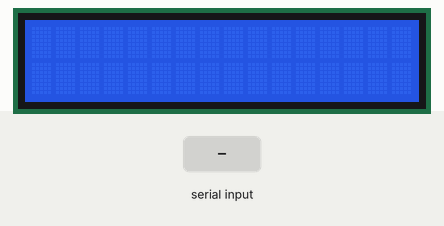
Bench run of a sketch on a simulated Arduino Uno, built with avr-gcc and run on an emulated ATmega328P. Parts: 16×2 character LCD. The test bench sets the inputs (shaded band).

Above: at 1.6 s.
1.7 s: "1" received over Serial
At 4.3 s:
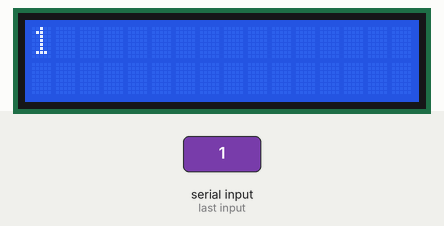
4.6 s: "0" received over Serial
At 6.5 s:
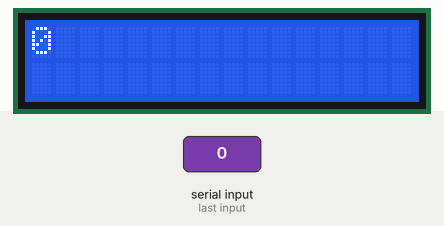
7.1 s: "2" received over Serial
At 8.5 s:
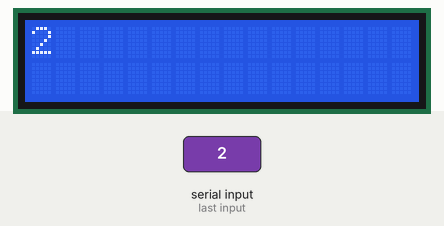
Timing chart, 0 to 10.1 s (numbered marks = the images above; inputs shaded):
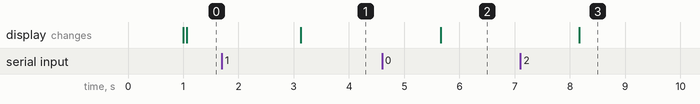

Measured:
- after the input at 1.7 s, the display: changes after 1.4 s (image 1)
- after the input at 4.6 s, the display: changes after 1.1 s (image 2)
- after the input at 7.1 s, the display: changes after 1.1 s (image 3)

The sketch:

color_sensor_and_display_only_secondary_display.ino
```cpp
#include <Wire.h>
#include <LiquidCrystal_I2C.h>
LiquidCrystal_I2C lcd(0x27,16,2);
char matrix_display[10];
void setup() {
  // put your setup code here, to run once:
    Serial.begin(9600);
}

void loop() {
  // put your main code here, to run repeatedly:
    Serial.readBytes(matrix_display,5);
    lcd.init();
    lcd.backlight();
    lcd.setCursor(0,0);
    lcd.print(matrix_display);
//    lcd.print("MATRIX:-");
//    lcd.setCursor(0,1);
//    for(int i=0;i<4;i++){
//      lcd.setCursor(i+4,1);
//      lcd.print(matrix_display[i]);
//    }]
delay(1000);

}
```
